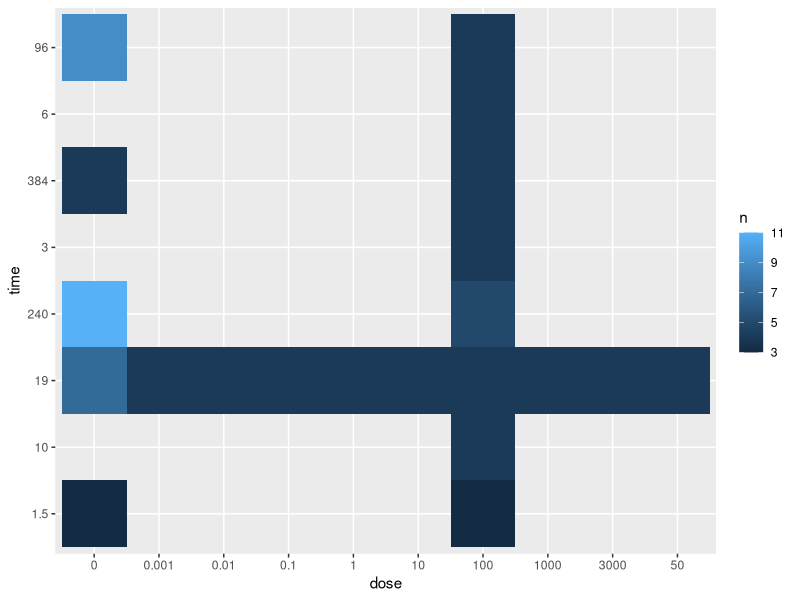
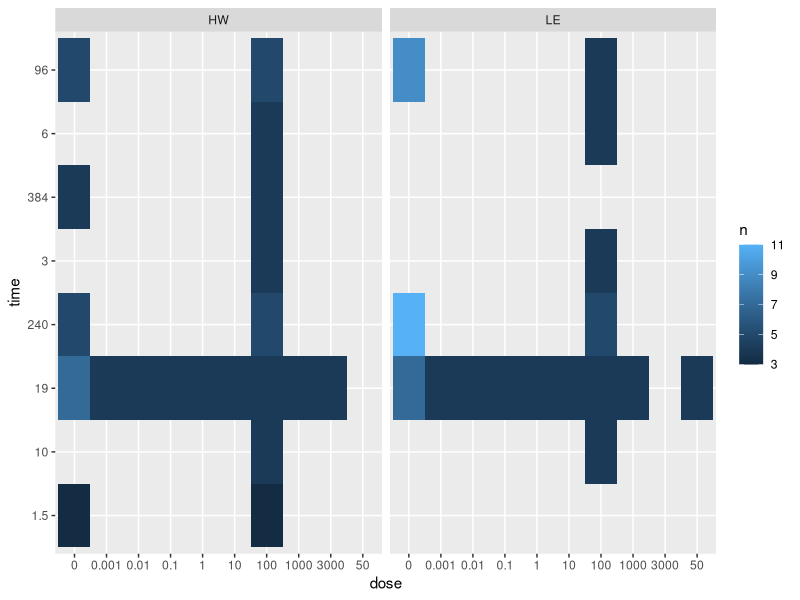
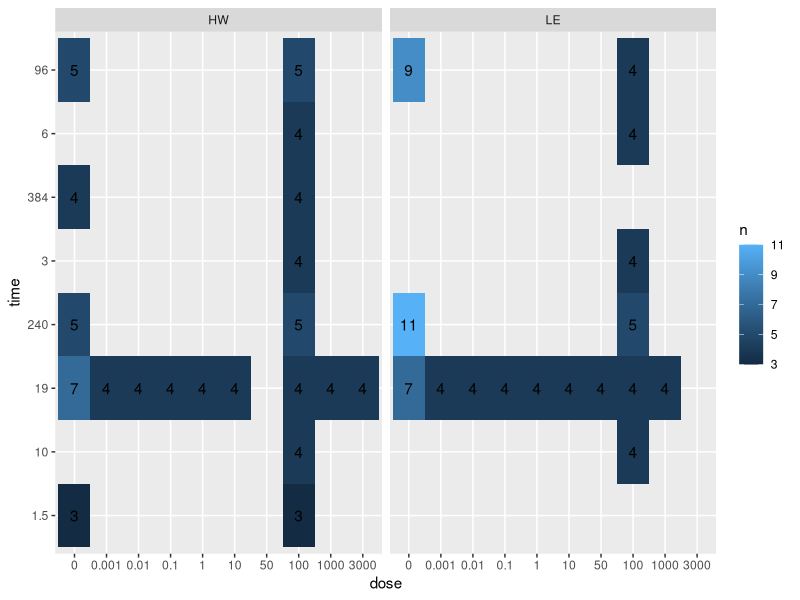
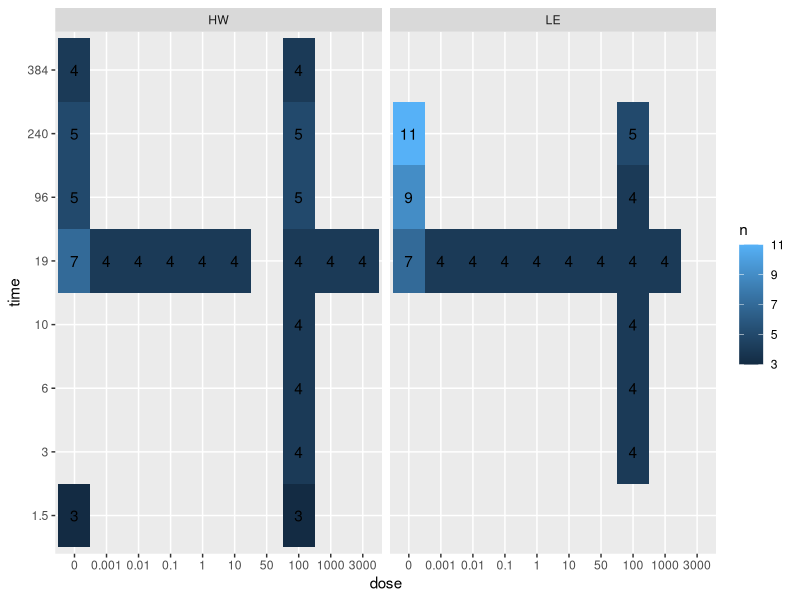

R code for these plots, in order:
## ---- chunk 1
library(tidyverse)
library(skimr)
## ---- chunk 2
session1_data = read_csv(file = "data/clean_sample_data.csv")
## ---- chunk 3
skimr::skim(session1_data)
## ---- chunk 4
clean_sample_data = session1_data %>% 
  dplyr::mutate(dose = as.character(dose),
                time = as.character(time))
## ---- chunk 5
clean_sample_data %>% 
  group_by(strain) %>% 
  count()

clean_sample_data %>% 
  group_by(strain) %>% 
  summarise(n())
## ---- chunk 6
clean_sample_data %>% 
  group_by(strain, dose) %>% 
  count()

clean_sample_data %>% 
  group_by(strain, dose, time) %>% 
  count()
## ---- chunk 7
count_data = clean_sample_data %>% 
  group_by(strain, dose, time) %>% 
  count() %>% 
  ungroup()


count_data %>% 
  ggplot(aes(x = dose, y = time, fill = n)) +
  geom_tile()

count_data %>% 
  ggplot(aes(x = dose, y = time, fill = n)) +
  geom_tile() +
  facet_grid(~strain)
## ---- chunk 8
class(session1_data$dose)
unique(session1_data$dose)
class(count_data$dose)
unique(count_data$dose)

dose_order = sort(unique(session1_data$dose))

clean_count_data = count_data %>% 
  dplyr::mutate(dose = factor(dose, dose_order))

clean_count_data %>% 
  ggplot(aes(x = dose, y = time, fill = n, label = n)) +
  geom_tile() +
  geom_text() +
  facet_grid(~strain)
## ---- chunk 9
time_order = sort(unique(session1_data$time))

clean_count_data = count_data %>% 
  dplyr::mutate(dose = factor(dose, dose_order),
                time = factor(time, time_order))

clean_count_data %>% 
  ggplot(aes(x = dose, y = time, fill = n, label = n)) +
  geom_tile() +
  geom_text() +
  facet_grid(~strain)
## ---- chunk 10
raw_ge_data = read_delim(file = "data/GSE43251_NanoString_non-normalized.txt", delim = "\t", n_max = 5)
# raw_ge_data = read_tsv(file = "data/GSE43251_NanoString_non-normalized.txt", n_max = 5)

raw_ge_data = raw_ge_data %>% 
  dplyr::select(-1)
# raw_ge_data = raw_ge_data %>% 
#   dplyr::select(-GB_ACC)
## ---- chunk 11
ge_sample_data = data.frame(
  sample = colnames(raw_ge_data)[-1],
  ge_data_available = "yes"
)

joined_sample_data = left_join(clean_sample_data, ge_sample_data, by = "sample")

joined_sample_data
## ---- chunk 12
ge_data_long = raw_ge_data %>% 
  tidyr::pivot_longer(
    cols = -GENE_SYMBOL,
    names_to = "sample", 
    values_to = "gene_expression")

ge_data_long
## ---- chunk 13
long_sample_ge_data = clean_sample_data %>% 
  left_join(ge_data_long, by = "sample") %>% 
  dplyr::filter(!is.na(GENE_SYMBOL))
## ---- chunk 14
wide_sample_ge_data = long_sample_ge_data %>% 
  tidyr::pivot_wider(names_from = "GENE_SYMBOL",
                     values_from = "gene_expression")
## ---- chunk 15
write_csv(long_sample_ge_data, path = "data/long_sample_ge_data.csv")
write_csv(wide_sample_ge_data, path = "data/wide_sample_ge_data.csv")
## ---- chunk 16
sessionInfo()
